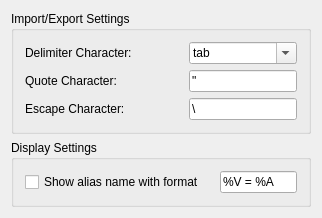
<?xml version="1.0" encoding="UTF-8"?>
<ui version="4.0">
 <class>SpreadsheetGui::DlgSettings</class>
 <widget class="QWidget" name="SpreadsheetGui::DlgSettings">
  <property name="geometry">
   <rect>
    <x>0</x>
    <y>0</y>
    <width>322</width>
    <height>149</height>
   </rect>
  </property>
  <property name="sizePolicy">
   <sizepolicy hsizetype="Minimum" vsizetype="Minimum">
    <horstretch>0</horstretch>
    <verstretch>0</verstretch>
   </sizepolicy>
  </property>
  <property name="windowTitle">
   <string>Spreadsheet</string>
  </property>
  <layout class="QGridLayout" name="gridLayout_2">
   <item row="1" column="0">
    <widget class="QGroupBox" name="groupBox">
     <property name="title">
      <string>Display Settings</string>
     </property>
     <layout class="QGridLayout" name="gridLayout">
      <item row="0" column="2">
       <widget class="Gui::PrefLineEdit" name="formatString">
        <property name="text">
            <string notr="true">%V = %A</string>
        </property>
        <property name="toolTip">
         <string>The format of the alias string presentation.
Defaults to: %V = %A

%A - alias name
%V - cell value</string>
        </property>
        <property name="prefEntry" stdset="0">
         <cstring>DisplayAliasFormatString</cstring>
        </property>
        <property name="prefPath" stdset="0">
         <cstring>Mod/Spreadsheet</cstring>
        </property>
       </widget>
      </item>
      <item row="0" column="0">
       <widget class="Gui::PrefCheckBox" name="checkBoxShowAlias">
        <property name="toolTip">
         <string>If checked, displays the alias in the cell (if defined).</string>
        </property>
        <property name="text">
         <string>Show alias name with format</string>
        </property>
        <property name="prefEntry" stdset="0">
         <cstring>showAliasName</cstring>
        </property>
        <property name="prefPath" stdset="0">
         <cstring>Mod/Spreadsheet</cstring>
        </property>
       </widget>
      </item>
      <item row="0" column="1">
       <spacer name="horizontalSpacer">
        <property name="orientation">
         <enum>Qt::Horizontal</enum>
        </property>
        <property name="sizeHint" stdset="0">
         <size>
          <width>40</width>
          <height>20</height>
         </size>
        </property>
       </spacer>
      </item>
     </layout>
    </widget>
   </item>
   <item row="0" column="0">
    <widget class="QGroupBox" name="groupBox">
     <property name="title">
      <string>Import/Export Settings</string>
     </property>
     <layout class="QGridLayout" name="gridLayout">
      <item row="0" column="0">
       <widget class="QLabel" name="textLabel">
        <property name="sizePolicy">
         <sizepolicy hsizetype="Minimum" vsizetype="Preferred">
          <horstretch>0</horstretch>
          <verstretch>0</verstretch>
         </sizepolicy>
        </property>
        <property name="text">
         <string>Delimiter Character: </string>
        </property>
       </widget>
      </item>
      <item row="0" column="1">
       <spacer name="horizontalSpacer">
        <property name="orientation">
         <enum>Qt::Horizontal</enum>
        </property>
        <property name="sizeHint" stdset="0">
         <size>
          <width>40</width>
          <height>20</height>
         </size>
        </property>
       </spacer>
      </item>
     <item row="0" column="2">
       <widget class="Gui::PrefComboBox" name="delimiterComboBox">
        <property name="toolTip">
         <string>&lt;html&gt;&lt;head/&gt;&lt;body&gt;&lt;p&gt;Character to use as field delimiter.  Default is tab, but also commonly used are commas (,) and semicolons (;). Select from the list or enter your own in the field. Must be a single character or the words &lt;span style=" font-style:italic;"&gt;tab&lt;/span&gt;, &lt;span style=" font-style:italic;"&gt;comma&lt;/span&gt;, or &lt;span style=" font-style:italic;"&gt;semicolon&lt;/span&gt;.&lt;/p&gt;&lt;/body&gt;&lt;/html&gt;</string>
        </property>
        <property name="editable">
         <bool>true</bool>
        </property>
        <property name="currentText">
         <string notr="true">tab</string>
        </property>
        <property name="prefEntry" stdset="0">
         <cstring>ImportExportDelimiter</cstring>
        </property>
        <property name="prefPath" stdset="0">
         <cstring>Mod/Spreadsheet</cstring>
        </property>
        <item>
         <property name="text">
          <string>tab</string>
         </property>
        </item>
        <item>
         <property name="text">
          <string>;</string>
         </property>
        </item>
        <item>
         <property name="text">
          <string>,</string>
         </property>
        </item>
       </widget>
      </item>
      <item row="1" column="0">
       <widget class="QLabel" name="textLabel2">
        <property name="sizePolicy">
         <sizepolicy hsizetype="Minimum" vsizetype="Preferred">
          <horstretch>0</horstretch>
          <verstretch>0</verstretch>
         </sizepolicy>
        </property>
        <property name="text">
         <string>Quote Character: </string>
        </property>
       </widget>
      </item>
      <item row="1" column="2">
       <widget class="Gui::PrefLineEdit" name="quoteCharLineEdit">
        <property name="toolTip">
         <string>&lt;html&gt;&lt;head/&gt;&lt;body&gt;&lt;p&gt;Character used to delimit strings, typically is single quote (') or double quote (&amp;quot;). Must be a single character.&lt;/p&gt;&lt;/body&gt;&lt;/html&gt;</string>
        </property>
        <property name="whatsThis">
         <string/>
        </property>
        <property name="text">
         <string>"</string>
        </property>
        <property name="prefEntry" stdset="0">
         <cstring>ImportExportQuoteCharacter</cstring>
        </property>
        <property name="prefPath" stdset="0">
         <cstring>Mod/Spreadsheet</cstring>
        </property>
       </widget>
      </item>
      <item row="2" column="0">
       <widget class="QLabel" name="textLabel3">
        <property name="sizePolicy">
         <sizepolicy hsizetype="Minimum" vsizetype="Preferred">
          <horstretch>0</horstretch>
          <verstretch>0</verstretch>
         </sizepolicy>
        </property>
        <property name="text">
         <string>Escape Character: </string>
        </property>
       </widget>
      </item>
      <item row="2" column="2">
       <widget class="Gui::PrefLineEdit" name="escapeCharLineEdit">
        <property name="toolTip">
         <string>&lt;html&gt;&lt;head/&gt;&lt;body&gt;&lt;p&gt;Escape character, typically the backslash (\), used to indicate special unprintable characters, e.g. \t = tab. Must be a single character.&lt;/p&gt;&lt;/body&gt;&lt;/html&gt;</string>
        </property>
        <property name="text">
         <string>\</string>
        </property>
        <property name="prefEntry" stdset="0">
         <cstring>ImportExportEscapeCharacter</cstring>
        </property>
        <property name="prefPath" stdset="0">
         <cstring>Mod/Spreadsheet</cstring>
        </property>
       </widget>
      </item>
      </layout>
    </widget>
   </item>
   <item row="2" column="0">
    <spacer name="verticalSpacer">
     <property name="orientation">
      <enum>Qt::Vertical</enum>
     </property>
     <property name="sizeHint" stdset="0">
      <size>
       <width>20</width>
       <height>20</height>
      </size>
     </property>
    </spacer>
   </item>
  </layout>
 </widget>
 <layoutdefault spacing="6" margin="11"/>
 <customwidgets>
  <customwidget>
   <class>Gui::PrefComboBox</class>
   <extends>QComboBox</extends>
   <header>Gui/PrefWidgets.h</header>
  </customwidget>
  <customwidget>
   <class>Gui::PrefLineEdit</class>
   <extends>QLineEdit</extends>
   <header>Gui/PrefWidgets.h</header>
  </customwidget>
  <customwidget>
   <class>Gui::PrefCheckBox</class>
   <extends>QCheckBox</extends>
   <header>Gui/PrefWidgets.h</header>
  </customwidget>
 </customwidgets>
 <resources/>
 <connections/>
</ui>
